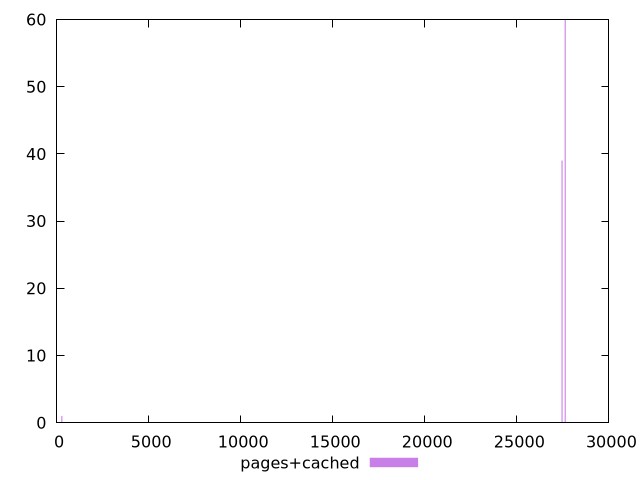

gnuplot code for this plot:
$_pagesCached <<EOF
284.2243990583895 1
27626.611588475458 60
27456.076949040424 39
EOF
set key outside below
set terminal pngcairo
set output "report_00004_2020-11-02T20-21-41.718Z/uses-webp-images/pages+cached//raw_hist.png"
set yrange [0:60]
set boxwidth 56.8448798116779
set style fill transparent solid 0.5 noborder
plot $_pagesCached title "pages+cached" with boxes ,
